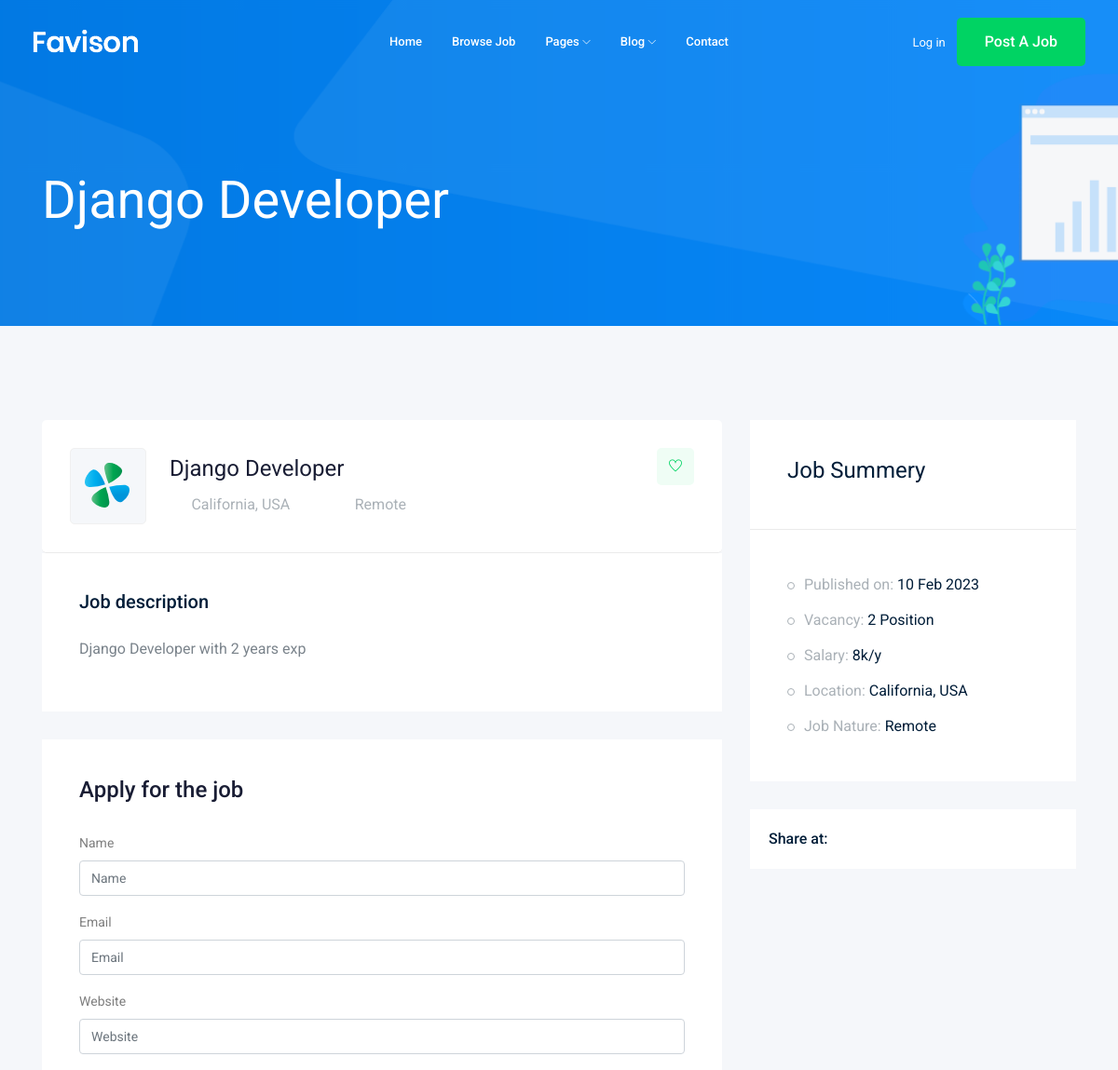
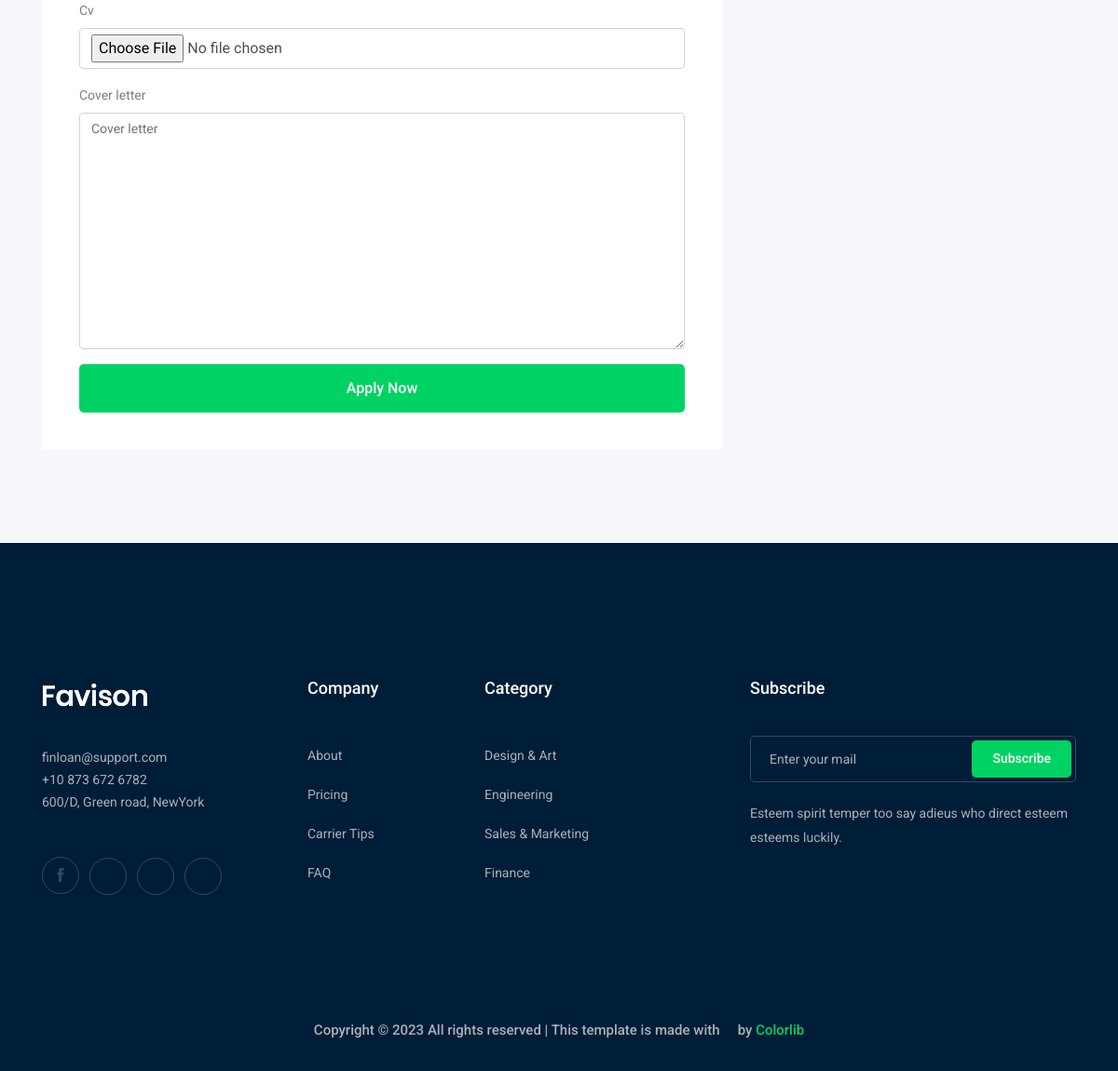
The page /jobs/django-developer on the database its author committed (2 pictures, top to bottom).
### job/models.py (models this page shows, shortened)
class Job(models.Model):
    owner = models.ForeignKey(User, related_name="job_owner", on_delete=models.CASCADE)
    title = models.CharField(max_length=100)
    job_type = models.CharField(max_length=20, choices=JOB_TYPE)
    description = models.TextField(max_length=1000)
    published_at = models.DateTimeField(auto_now=True)
    vacancy = models.IntegerField(default=1)
    salary = models.IntegerField(default=0)
    category = models.ForeignKey('Category', on_delete= models.CASCADE)
    experience = models.IntegerField(default=1)
    image = models.ImageField(upload_to=image_upload)
    slug = models.SlugField(blank= True, null= True)
    def __str__(self) -> str:
        return self.title

### job/views.py (the view)
# urls.py: path('<str:slug>', views.job_detail, name='job_detail'),
def job_detail(request, slug):
    job_detail = Job.objects.get(slug = slug)
    if request.method == 'POST':
        form = ApplyForm(request.POST, request.FILES)
        if form.is_valid():
            my_form =form.save(commit=False)
            my_form.job = job_detail
            my_form.save()
    else:
        form = ApplyForm()
    context = {'job_detail': job_detail, 'form1': form}
    return render(request, 'job/job_detail.html', context)

### job/form.py
class ApplyForm(forms.ModelForm):
    class Meta:
        model = Application
        fields = ['name', 'email', 'website', 'cv', 'cover_letter']

### job/templates/job/job_detail.html (shortened to what this page needs)
{% extends 'base.html' %} {% load bootstrap4 %} {% block body %}
<div class="bradcam_area bradcam_bg_1">
  <div class="container">
    <div class="row">
      <div class="col-xl-12">
        <div class="bradcam_text">
          <h3>{{job_detail}}</h3>
        </div>
      </div>
    </div>
  </div>
</div>
<div class="job_details_area">
  <div class="container">
    <div class="row">
      <div class="col-lg-8">
        <div class="job_details_header">
          <div class="single_jobs white-bg d-flex justify-content-between">
            <div class="jobs_left d-flex align-items-center">
              <div class="thumb">
                <img src="img/svg_icon/1.svg" alt="" />
              </div>
              <div class="jobs_conetent">
                <a href="#"><h4>{{job_detail}}</h4></a>
                <div class="links_locat d-flex align-items-center">
                  <div class="location">
                    <p><i class="fa fa-map-marker"></i> California, USA</p>
                  </div>
                  <div class="location">
                    <p><i class="fa fa-clock-o"></i>{{job_detail.job_type}}</p>
                  </div>
                </div>
              </div>
            </div>
            <div class="jobs_right">
              <div class="apply_now">
                <a class="heart_mark" href="#">
                  <i class="ti-heart"></i>
                </a>
              </div>
            </div>
          </div>
        </div>
        <div class="descript_wrap white-bg">
          <div class="single_wrap">
            <h4>Job description</h4>
            <p>{{job_detail.description}}</p>
          </div>
        </div>
        <div class="apply_job_form white-bg">
          <h4>Apply for the job</h4>
          <form method="POST" enctype="multipart/form-data">
            {% csrf_token %} {% bootstrap_form form1 %} {% buttons %}
            <button class="boxed-btn3 w-100" type="submit">Apply Now</button>
            {% endbuttons %}
          </form>
        </div>
      </div>
      <div class="col-lg-4">
        <div class="job_sumary">
          <div class="summery_header">
            <h3>Job Summery</h3>
          </div>
          <div class="job_content">
            <ul>
              <li>
                Published on:
                <span>{{job_detail.published_at|date:'d M o'}}</span>
              </li>
              <li>Vacancy: <span>{{job_detail.vacancy}} Position</span></li>
              <li>Salary: <span>{{job_detail.salary}}k/y</span></li>
              <li>Location: <span>California, USA</span></li>
              <li>Job Nature: <span> {{job_detail.job_type}}</span></li>
            </ul>
          </div>
        </div>
        <div class="share_wrap d-flex">
          <span>Share at:</span>
          <ul>
            <li>
              <a href="#"> <i class="fa fa-facebook"></i></a>
            </li>
            <li>
              <a href="#"> <i class="fa fa-google-plus"></i></a>
            </li>
            <li>
              <a href="#"> <i class="fa fa-twitter"></i></a>
            </li>
            <li>
              <a href="#"> <i class="fa fa-envelope"></i></a>
            </li>
          </ul>
        </div>
        <div class="job_location_wrap">
          <div class="job_lok_inner">
            <div id="map" style="height: 200px"></div>
          </div>
        </div>
      </div>
    </div>
  </div>
</div>
{% endblock body %}

### rows shown on the page
Job: title "Django Developer", job_type "Remote", description "Django Developer with 2 years exp", published_at "10 Feb 2023", vacancy "2", salary "8"
